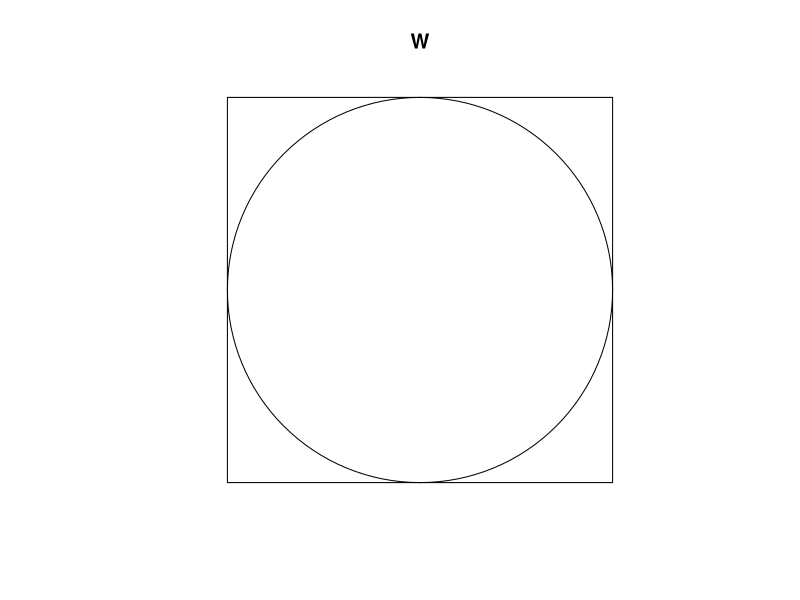
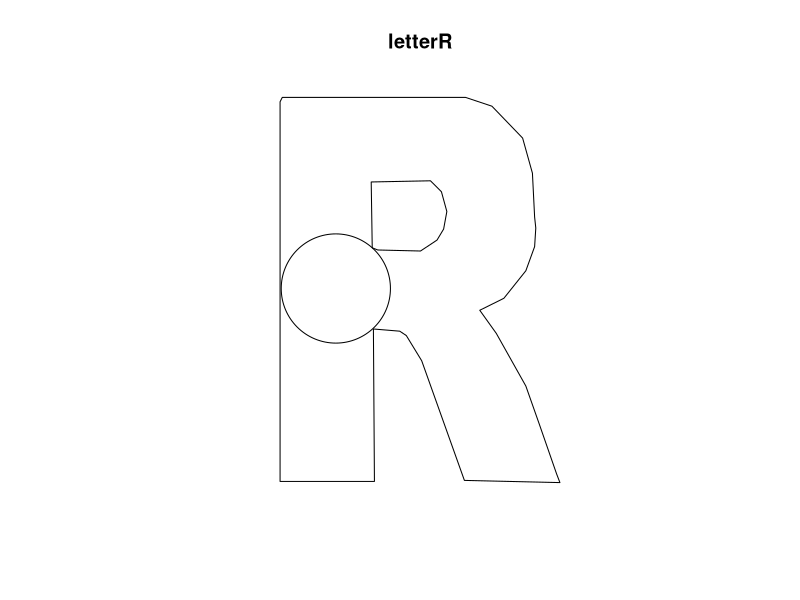
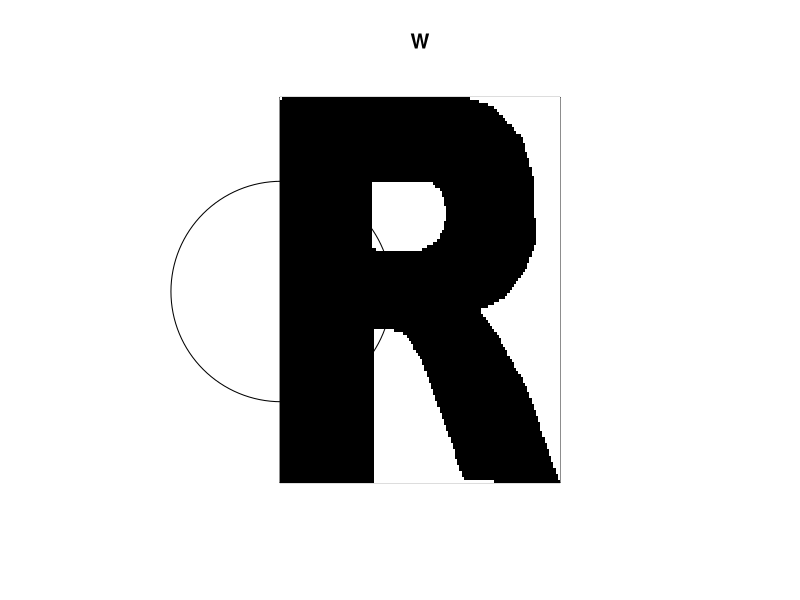

These charts were generated, in order, by the following R code:
library(spatstat)


### Name: incircle
### Title: Find Largest Circle Inside Window
### Aliases: incircle inradius
### Keywords: spatial math

### ** Examples

  W <- square(1)
  Wc <- incircle(W)
  plot(W)
  plot(disc(Wc$r, c(Wc$x, Wc$y)), add=TRUE)

  plot(letterR)
  Rc <- incircle(letterR)
  plot(disc(Rc$r, c(Rc$x, Rc$y)), add=TRUE)

  W <- as.mask(letterR)
  plot(W)
  Rc <- incircle(W)
  plot(disc(Rc$r, c(Rc$x, Rc$y)), add=TRUE)
